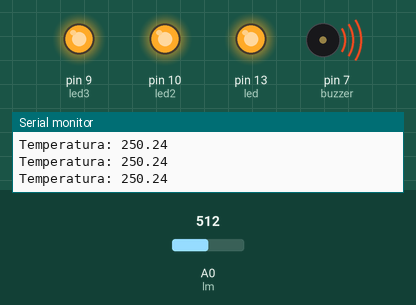
A sketch run on a simulated Arduino Uno, built with avr-gcc and run on an emulated ATmega328P. On the bench: output pins drawn as LEDs (lit = HIGH), buzzer (waves = sounding), the last lines printed to the serial monitor. The inputs (shaded band) are chosen by the test bench; at power-on: A0 (lm) = 512.

Above: at 1.2 s.
1.3 s: A0 (lm) set to 283
2.8 s: A0 (lm) set to 250
At 3.5 s:
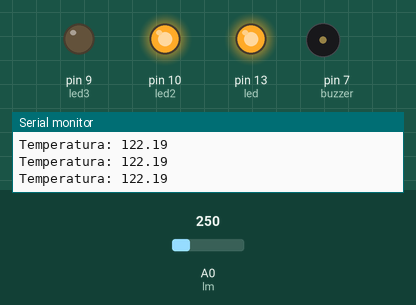
4.3 s: A0 (lm) set to 179
5.8 s: A0 (lm) set to 151
At 6.7 s:
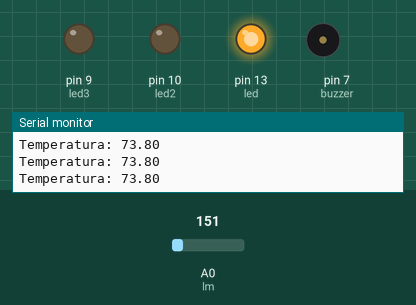
7.3 s: A0 (lm) set to 66
10.3 s: A0 (lm) set to 56
At 11.5 s:
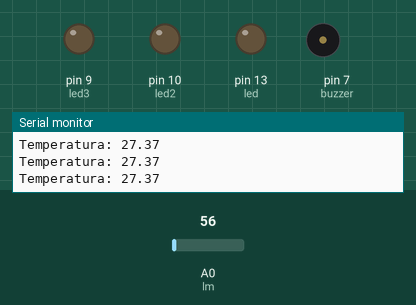
Timing chart, 0 to 12.8 s (numbered marks = the images above; inputs shaded):
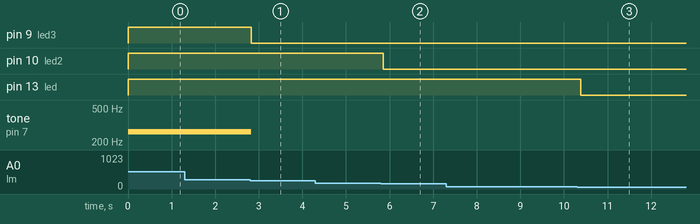

Measured:
- the behaviour switches between 266 and 265 on A0 (lm) (found by bisection; images 0 and 1)
- the behaviour switches between 164 and 163 on A0 (lm) (found by bisection; images 1 and 2)
- the behaviour switches between 62 and 61 on A0 (lm) (found by bisection; images 2 and 3)
- after the input at 2.8 s, pin 9 (led3): HIGH → LOW at once; tone on pin 7 (buzzer): 264 Hz → silent at once
- after the input at 5.8 s, pin 10 (led2): HIGH → LOW after 0.05 s
- after the input at 10.3 s, pin 13 (led): HIGH → LOW after 0.09 s

The sketch:

lista7.ino
```cpp
#define ex3

#ifdef ex1
//7.1– Acrescente um buzzer a montagem.
//Modifique o programa para o led acender e o buzzer apitar.
int lm = A0;
int buzzer = 7;
float temperatura;
int led = 13;

void setup() {
pinMode(led,OUTPUT);
pinMode(buzzer,OUTPUT);
Serial.begin(9600);
}

void loop() {
temperatura = (float(analogRead(lm))*5.0/(1023))/0.01;
Serial.print("Temperatura: ");
Serial.println(temperatura);

if (temperatura >= 27){
digitalWrite(led,HIGH);
tone(buzzer,264);
}
else {
digitalWrite(led,LOW);
noTone(buzzer);
}
delay(100);
}
#endif //ex1

#ifdef ex2
//7.2– Acrescente mais 2 leds a montagem.
//Conforme a temperatura aumenta os leds vão acendendo progressivamente.
//O buzzer deve apitar quando o último led acender.
int lm = A0;
int buzzer = 7;
float temperatura;
int led = 13;
int led2 = 10;
int led3 = 9;

void setup() {
pinMode(led,OUTPUT);
pinMode(led2,OUTPUT);
pinMode(led3,OUTPUT);
pinMode(buzzer,OUTPUT);
Serial.begin(9600);
}

void loop() {
temperatura = (float(analogRead(lm))*5.0/(1023))/0.01;
Serial.print("Temperatura: ");
Serial.println(temperatura);

if (temperatura >= 30){
digitalWrite(led,HIGH);
noTone(buzzer);
}
else{
digitalWrite(led,LOW);
noTone(buzzer);
}

if (temperatura >= 80){
digitalWrite(led2,HIGH);
noTone(buzzer);
}
else{
digitalWrite(led2,LOW);
noTone(buzzer);
}

if (temperatura >= 130){
digitalWrite(led3,HIGH);
tone(buzzer,264);
}
else {
digitalWrite(led3,LOW);
noTone(buzzer);
}
delay(100);
}
#endif //ex2

#ifdef ex3
//7.3- Transforme a leitura do sensor de temperatura em uma função que retorna o valor lido.
int lm = A0;
int buzzer = 7;
float temperatura;
int led = 13;
int led2 = 10;
int led3 = 9;
int tempvalor = 0;

void setup() {
pinMode(led,OUTPUT);
pinMode(led2,OUTPUT);
pinMode(led3,OUTPUT);
pinMode(buzzer,OUTPUT);
Serial.begin(9600);
}

int leitura(float temperatura)
{
tempvalor=analogRead(temperatura);
temperatura = (float(analogRead(lm))*5.0/(1023))/0.01;
Serial.print("Temperatura: ");
Serial.println(temperatura);
return temperatura;
}

void loop() {
tempvalor = leitura(temperatura);

if (tempvalor >= 30){
digitalWrite(led,HIGH);
noTone(buzzer);
}
else{
digitalWrite(led,LOW);
noTone(buzzer);
}

if (tempvalor >= 80){
digitalWrite(led2,HIGH);
noTone(buzzer);
}
else{
digitalWrite(led2,LOW);
noTone(buzzer);
}

if (tempvalor >= 130){
digitalWrite(led3,HIGH);
tone(buzzer,264);
}
else {
digitalWrite(led3,LOW);
noTone(buzzer);
}
delay(100);
}
#endif //ex3

#ifdef ex4
//7.4– Transforme o controle de cada led em uma função.
int lm = A0;
int buzzer = 7;
float temperatura;
int led = 13;
int led2 = 10;
int led3 = 9;
int tempvalor = 0;

void setup() {
pinMode(led,OUTPUT);
pinMode(led2,OUTPUT);
pinMode(led3,OUTPUT);
pinMode(buzzer,OUTPUT);
Serial.begin(9600);
}

int leitura(float temperatura)
{
tempvalor=analogRead(temperatura);
temperatura = (float(analogRead(lm))*5.0/(1023))/0.01;
Serial.print("Temperatura: ");
Serial.println(temperatura);
return temperatura;
}

void controled(){
if (tempvalor >= 30){
digitalWrite(led,HIGH);
noTone(buzzer);
}
else{
digitalWrite(led,LOW);
noTone(buzzer);
}
}

void controled2(){
if (tempvalor >= 80){
digitalWrite(led2,HIGH);
noTone(buzzer);
}
else{
digitalWrite(led2,LOW);
noTone(buzzer);
}
}

void controled3(){
if (tempvalor >= 130){
digitalWrite(led3,HIGH);
tone(buzzer,264);
}
else {
digitalWrite(led3,LOW);
noTone(buzzer);
}
}

void loop() {
tempvalor = leitura(temperatura);
controled();
controled2();
controled3();
delay(100);
}
#endif //ex4

#ifdef ex5
//7.5– Transforme o controle do buzzer em uma função.
int lm = A0;
int buzzer = 7;
float temperatura;
int led = 13;
int led2 = 10;
int led3 = 9;
int tempvalor = 0;

void setup() {
pinMode(led,OUTPUT);
pinMode(led2,OUTPUT);
pinMode(led3,OUTPUT);
pinMode(buzzer,OUTPUT);
Serial.begin(9600);
}

int leitura(float temperatura)
{
tempvalor=analogRead(temperatura);
temperatura = (float(analogRead(lm))*5.0/(1023))/0.01;
Serial.print("Temperatura: ");
Serial.println(temperatura);
return temperatura;
}

void controled(){
if (tempvalor >= 30)
digitalWrite(led,HIGH);
else
digitalWrite(led,LOW);
}

void controled2(){
if (tempvalor >= 80)
digitalWrite(led2,HIGH);
else
digitalWrite(led2,LOW);
}

void controled3(){
if (tempvalor >= 130)
digitalWrite(led3,HIGH);
else
digitalWrite(led3,LOW);
}

void controlebuzzer(int tempvalor) {
  if (tempvalor>130)
  {
  tone(buzzer, 264);
  }
  else
  {
  noTone (buzzer);
  }
}

void loop() {
tempvalor = leitura(temperatura);
controled();
controled2();
controled3();
controlebuzzer(tempvalor);
delay(100);
}
#endif //ex5
```
